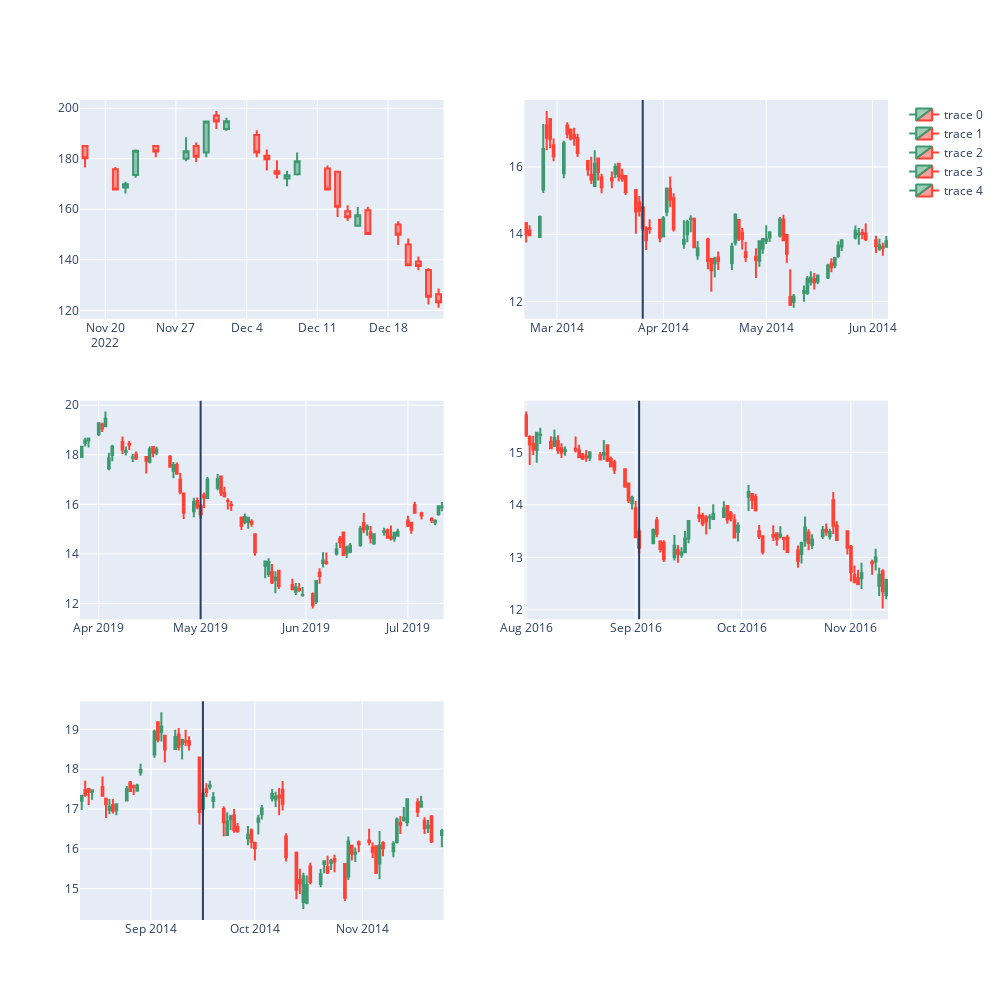

Notebook code cell kept with this figure:
### Markdown cell above
#### Putting it all together
Edit in between the __PARAM WINDOW__ brackets. Check the ticker on yahoo finance. As default, it is BTC-USD but you can change to anything. It mainly works best for crypto since yesterday's close is today's open. Read the comments in between the __PARAM WINDOW__ and edit accordingly.

### Code cell
# PARAM WINDOW BEGIN ----------------------------

# What stock/currency/comod you want to see?
ticker_str = "TSLA"

# What is the time interval you want to work with?
interval_str = "1D"

# How many candle sticks you want to look into? (As increases, the similarity will decrease with a high chance)
window_size = 25

# How many results you want to retrieve (as increases, the quality decreases)?
closest_n = 5

# Input pattern index: If set to 0, start tracingback from the most recent bar. If you increase the value,
# you will start tracingback from the n newest bar.
input_pattern_index = 0

# Do you want to see what happened after the pattern you inputted happened in other times? 
# Advice: To check the quality of results, set to False. If you like it, then set it to true without changing anything else
# and see what happened afterwards in those times.
see_future = True

# PARAM WINDOW END ------------------------------



df, change_df = get_data(ticker = ticker_str, interval = interval_str)


embeddings, change_df = alter_df(change_df, window_size)

vector_size = len(embeddings[0])

visualize_patterns(input_pattern_index,
                   window_size,
                   closest_n,
                   future = see_future)

#change_df
